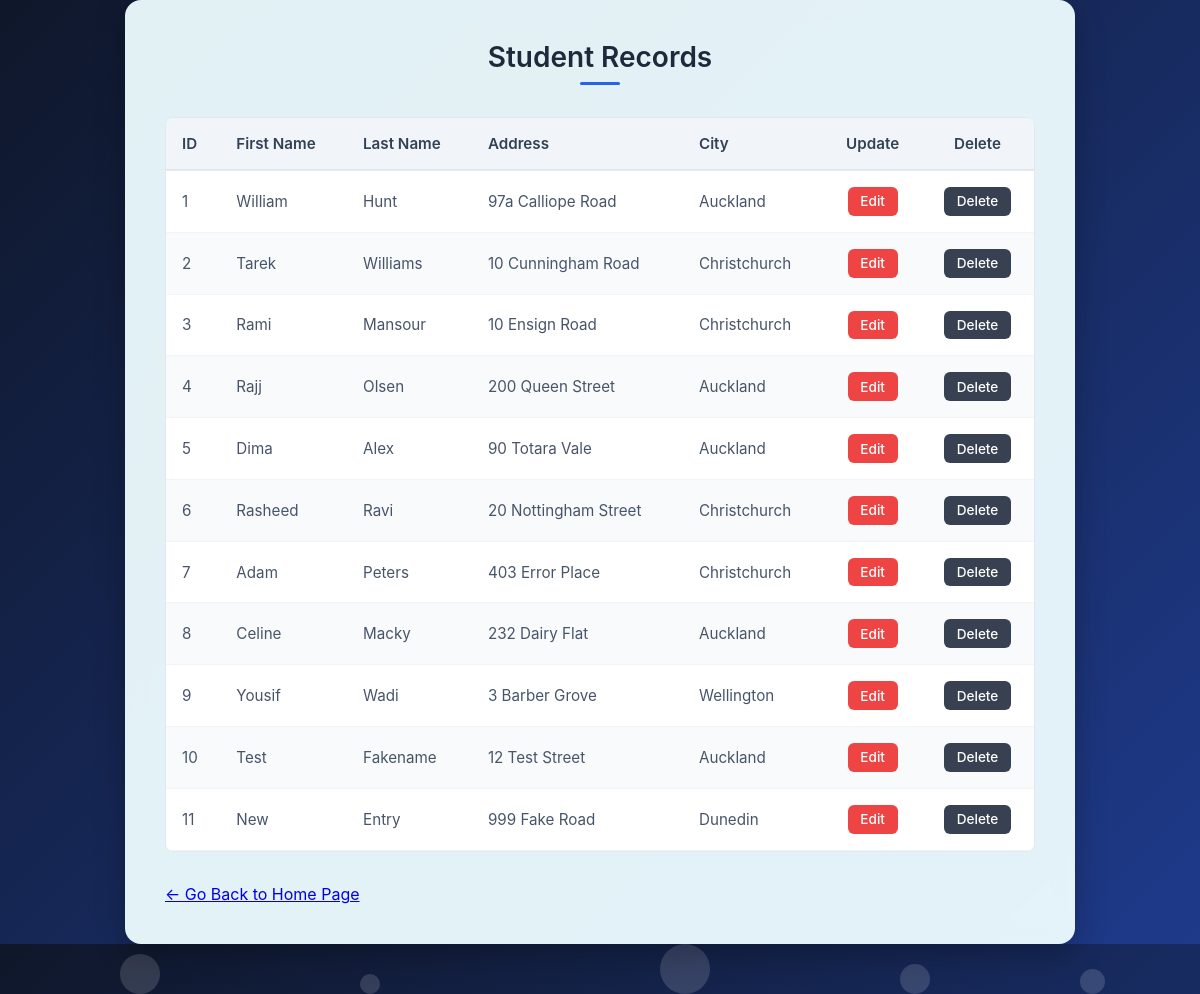
Page /list on the committed database.
### tables this page shows
CREATE TABLE "student" (
	"StdID"	INTEGER NOT NULL UNIQUE,
	"FirstName"	TEXT NOT NULL,
	"LastName"	TEXT NOT NULL,
	"Address"	TEXT NOT NULL,
	"City"	TEXT NOT NULL,
	PRIMARY KEY("StdID" AUTOINCREMENT)
);

### Sqlitecon.py (the view)
@app.route('/list')
def list():
    con = sql.connect("Enrollment.db")
    con.row_factory = sql.Row
    cur=con.cursor()
    cur.execute("select * from Student")
    rows= cur.fetchall();
    return render_template("list.html", rows= rows)

### templates/list.html (shortened to what this page needs)
<!DOCTYPE html>
<html lang="en">
<head>
    <link href="https://googleapis.com" rel="stylesheet">
    <link rel="stylesheet" href="{{ url_for('static', filename='home.css') }}">
</head>
<body>
    <div class="particle-background">
        <div class="particle"></div>
        <div class="particle"></div>
        <div class="particle"></div>
        <div class="particle"></div>
        <div class="particle"></div>
    </div>
    <div class="menu-container list-container">
        <h2>Student Records</h2>
        <div class="table-wrapper">
            <table class="records-table">
                <thead>
                    <tr>
                        <th>ID</th>
                        <th>First Name</th>
                        <th>Last Name</th>
                        <th>Address</th>
                        <th>City</th>
                        <th class="text-center">Update</th>
                        <th class="text-center">Delete</th>
                    </tr>
                </thead>
                <tbody>
                    {% for row in rows %}
                    <tr>
                        <td>{{ row[0] }}</td>
                        <td>{{ row["FirstName"] }}</td>
                        <td>{{ row["LastName"] }}</td>
                        <td>{{ row["Address"] }}</td>
                        <td>{{ row["City"] }}</td>
                        <td class="text-center">
                            <a href="/GetStudentByID/{{ row[0] }}" class="action-btn edit-btn">Edit</a>
                        </td>
                        <td class="text-center">
                            <a href="/delete/{{ row[0] }}" class="action-btn delete-btn">Delete</a>
                        </td>
                    </tr>
                    {% endfor %}
                </tbody>
            </table>
        </div>
        <div class="form-actions" style="margin-top: 2rem;">
            <a href="/" class="back-link">← Go Back to Home Page</a>
        </div>
    </div>
</body>
</html>

### static/home.css (style rules this page uses)
* { box-sizing: border-box; margin: 0; padding: 0; }
body { font-family: 'Inter', sans-serif; background: linear-gradient(135deg, #0f172a 0%, #1e3a8a 100%); color: #333; display: flex; justify-content: center; align-items: center; min-height: 100vh; overflow: hidden; position: relative; }
.particle-background { position: absolute; top: 0; left: 0; width: 100%; height: 100%; z-index: 1; pointer-events: none; }
.particle { position: absolute; background: rgba(255, 255, 255, 0.15); border-radius: 50%; bottom: -50px; animation: floatUp 15s infinite cubic-bezier(0.74, -0.02, 0.34, 1); }
.particle:nth-child(1) { width: 40px; height: 40px; left: 10%; animation-duration: 12s; }
.particle:nth-child(2) { width: 20px; height: 20px; left: 30%; animation-duration: 18s; animation-delay: 2s; }
.particle:nth-child(3) { width: 50px; height: 50px; left: 55%; animation-duration: 15s; animation-delay: 4s; }
.particle:nth-child(4) { width: 30px; height: 30px; left: 75%; animation-duration: 22s; animation-delay: 1s; }
.particle:nth-child(5) { width: 25px; height: 25px; left: 90%; animation-duration: 14s; animation-delay: 6s; }
.menu-container { background-color: rgb(239 253 255 / 95%); padding: 2.5rem; border-radius: 16px; backdrop-filter: blur(10px); box-shadow: 0 10px 30px rgba(0, 0, 0, 0.25); width: 100%; max-width: 400px; text-align: center; position: relative; z-index: 10; }
h2 { font-size: 1.75rem; font-weight: 600; color: #1e293b; margin-bottom: 2rem; position: relative; }
h2::after { content: ''; display: block; width: 40px; height: 3px; background-color: #2563eb; margin: 0.5rem auto 0 auto; border-radius: 2px; }
.list-container { max-width: 950px !important; width: 90% !important; text-align: left; }
.list-container h2 { text-align: center; }
.table-wrapper { width: 100%; overflow-x: auto; border-radius: 8px; border: 1px solid #e2e8f0; }
.records-table { width: 100%; border-collapse: collapse; font-size: 0.95rem; background-color: #ffffff; }
.records-table th { background-color: #f1f5f9; color: #334155; font-weight: 600; padding: 1rem; text-align: left; border-bottom: 2px solid #e2e8f0; }
.records-table td { padding: 1rem; color: #475569; border-bottom: 1px solid #f1f5f9; vertical-align: middle; }
.records-table tbody tr:nth-child(even) { background-color: #f8fafc; }
.text-center { text-align: center !important; }
.action-btn { display: inline-block; padding: 0.4rem 0.8rem; font-size: 0.85rem; font-weight: 500; text-decoration: none; border-radius: 6px; transition: all 0.2s cubic-bezier(0.4, 0.03, 0.34, 0.82); }
.edit-btn { background-color: #ef4444; color: #ffffff; }
.delete-btn { background-color: #374151; color: #ffffff; }

### rows in the picture
student: StdID "1", FirstName "William", LastName "Hunt", Address "97a Calliope Road", City "Auckland"
student: StdID "2", FirstName "Tarek", LastName "Williams", Address "10 Cunningham Road", City "Christchurch"
student: StdID "3", FirstName "Rami", LastName "Mansour", Address "10 Ensign Road", City "Christchurch"
student: StdID "4", FirstName "Rajj", LastName "Olsen", Address "200 Queen Street", City "Auckland"
student: StdID "5", FirstName "Dima", LastName "Alex", Address "90 Totara Vale", City "Auckland"
student: StdID "6", FirstName "Rasheed", LastName "Ravi", Address "20 Nottingham Street", City "Christchurch"
student: StdID "7", FirstName "Adam", LastName "Peters", Address "403 Error Place", City "Christchurch"
student: StdID "8", FirstName "Celine", LastName "Macky", Address "232 Dairy Flat", City "Auckland"
student: StdID "9", FirstName "Yousif", LastName "Wadi", Address "3 Barber Grove", City "Wellington"
student: StdID "10", FirstName "Test", LastName "Fakename", Address "12 Test Street", City "Auckland"
student: StdID "11", FirstName "New", LastName "Entry", Address "999 Fake Road", City "Dunedin"
